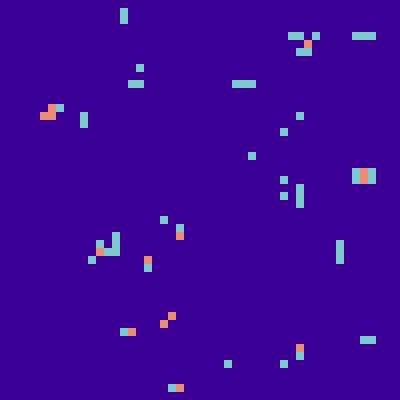
Frame 1 (no input)
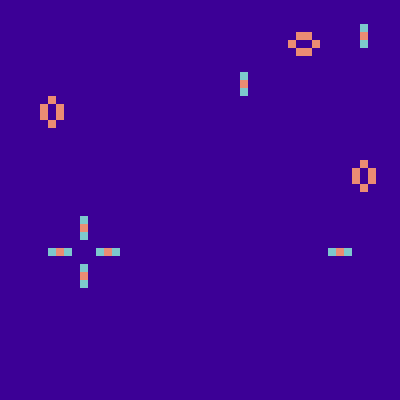
Frame 60 (the mouse pressed at the canvas centre just before this capture)
Frame 120 (the mouse held since frame 60 and released just before this capture): identical to frame 60, image omitted

The Processing sketch that drew these frames (run headless with seeded random() and noise(); from frame 60 on, the mouse is pressed at the canvas centre):

// Processing sketch: conwaytry
// ── conwaytry.pde
PImage c[] = new PImage[2]; // input image

int w, h; // width and height

int i, j; // counter variables

int center; // is the pixel alive or dead?
int sum; // how many neighbors are alive?

int which = 0; // which image are we working on

// 9 pixels for the neighborhood (p4 is center):
//  p0  p1  p2
//  p3 *p4* p5
//  p6  p7  p8
color p0, p1, p2, p3, p4, p5, p6, p7, p8; 

void setup()
{
  size(400, 400); // make the screen square
  noSmooth(); // turn off image and shape interpolation

  // create two blank images to work with for the game
  c[0] = createImage(50, 50, RGB);
  c[1] = createImage(50, 50, RGB);
  w = c[0].width; // width
  h = c[0].height; // height

    // fill our first image with random stuff:
  fillRandom();
}

void draw()
{

  c[which].loadPixels(); // load up the pixels array for input

  // step 1 - add pixels where mouse is
  if (mousePressed)
  {
    int mx = constrain(int(mouseX/8.0), 0, width-1);
    int my = constrain(int(mouseY/8.0), 0, height-1);
    c[which].pixels[my*w + mx] = color(50, 50, 255);
  }

  // step 2 - get the values for the "neighborhood" around each pixel
  for (i=0; i<h; i++) // these pixels are the rows
  {
    for (j=0; j<w; j++) // thise pixels are the columns
    {

      // top row
      p0 = c[which].pixels[((i-1+h)%h)*w + (j-1+w)%w]; // left pixel
      p1 = c[which].pixels[((i-1+h)%h)*w + j]; // center pixel
      p2 = c[which].pixels[((i-1+h)%h)*w + (j+1+w)%w]; // left pixel

      // center row
      p3 = c[which].pixels[i*w + (j-1+w)%w]; // left pixel
      p4 = c[which].pixels[i*w + j]; // center pixel
      p5 = c[which].pixels[i*w + (j+1+w)%w]; // left pixel

      // bottom row
      p6 = c[which].pixels[((i+1+h)%h)*w + (j-1+w)%w]; // left pixel
      p7 = c[which].pixels[((i+1+h)%h)*w + j]; // center pixel
      p8 = c[which].pixels[((i+1+h)%h)*w + (j+1+w)%w]; // left pixel

      // compute the sum: use the green channel for simplicity
      //to extract the green value out from the rgb
      sum = 0; // start blank
      sum+= int(green(p0)>28.) + int(green(p1)>28.) + int(green(p2)>28.); // top neighbors
      sum+= int(green(p3)>28.) + int(green(p5)>28.); // left and right neighbors
      sum+= int(green(p6)>28.) + int(green(p7)>28.) + int(green(p8)>28.); // bottom neighbors

      center = int(green(p4)>28.); // is the center pixel alive?

      //
      // RULES: PLAY WITH THESE
      //
      if (center==1 && (sum==2 || sum==3)) // alive... stay alive
      {
        c[1-which].pixels[i*w + j] = color(235, 140, 115);
      } else if (center==0 && sum==3) // dead... become alive
      {
        c[1-which].pixels[i*w + j] = color(125, 200, 205); //green of alive>28 to show
      } else // die (or stay dead)
      {   
        c[1-which].pixels[i*w + j] = color(60, 0, 150); //the green of dead<28 to hide
      }
    }
  }

  c[1-which].updatePixels(); // restore the pixels array

  image(c[1-which], 0, 0, width, height); // draw to screen

  which = 1-which; // swap image buffer
}

void keyPressed()
{
  fillRandom(); // add random noise to image when you press any key
}

void fillRandom()
{
  // fill our current image with random stuff
  c[which].loadPixels();
  for (i=0; i<c[which].pixels.length; i++)
  {
    float rand = random(1000);
    if (rand>900) // 10% alive
    {
      c[which].pixels[i] = color(50, 50, 255);
    }
  }
  c[which].updatePixels();
}
